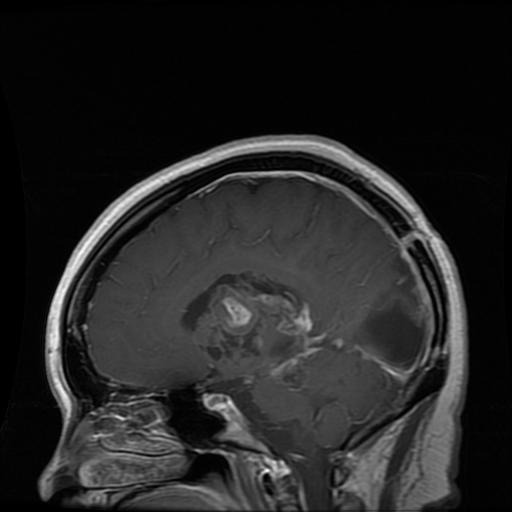
#> input picture Week10-FinalProject/server/data/Training/glioma_tumor/gg (118).jpg, 512 x 512 px; its folder holds only this picture in this run
$ python utils.py
#> lines starting #> are read from the running program, lines starting #| are printed output that depends on the picture
import pathlib

import numpy as np
import os
import cv2

from pydicom import dcmread, uid

from sklearn.utils import shuffle
from sklearn.model_selection import train_test_split

IMG_SIZE = 160


def get_labels():
    return ['glioma_tumor', 'meningioma_tumor', 'no_tumor', 'pituitary_tumor']


def read_img(path):
    img = cv2.imread(path, cv2.IMREAD_COLOR)  # Use cv2.IMREAD_COLOR to load images in RGB mode
#> img is the input picture: shape (512, 512, 3); min 0, max 255, mean 36.8
    img = cv2.resize(img, (IMG_SIZE, IMG_SIZE))
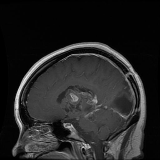
#> img: shape (160, 160, 3); min 0, max 243, mean 36.7
    return img


def load_training_data(val_size=0.2):
    path = './data/'
    labels = get_labels()

    X = []
    y = []

    for label in labels:
        trainingLoc = 'Training/' + label
        trainLabelPath = os.path.join(path, trainingLoc)

        for imgFilename in os.listdir(trainLabelPath):
            img = read_img(os.path.join(trainLabelPath, imgFilename))
            X.append(img)
            y.append(labels.index(label))
#> pass 2 of the loop in load_training_data, `for label in labels:`:
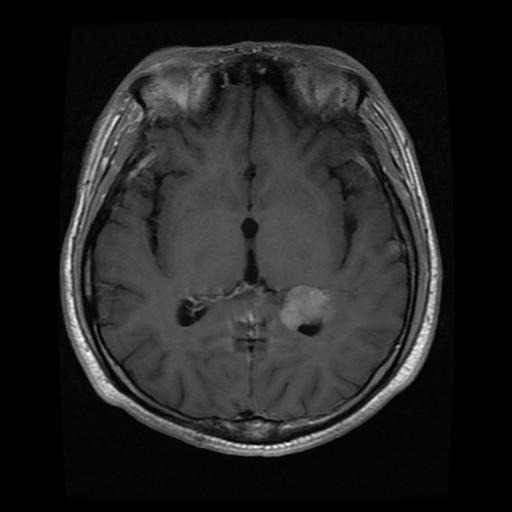
#> input picture Week10-FinalProject/server/data/Training/meningioma_tumor/m (101).jpg, 512 x 512 px
#> in read_img, img is the input picture: shape (512, 512, 3); min 0, max 255, mean 35.2
#> in read_img (call 2), `img = cv2.resize(img, (IMG_SIZE, IMG_SIZE))`:
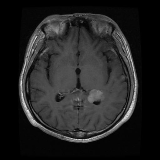
#> img: shape (160, 160, 3); min 0, max 241, mean 35.2

    X = np.array(X)
    X = X / 255.0
    y = np.array(y)

    X, y = shuffle(X, y)

    X_train, X_val, y_train, y_val = train_test_split(X, y, test_size=val_size)

    return X_train, X_val, y_train, y_val


def load_testing_data():
    path = './data/'
    labels = get_labels()

    X_test = []
    y_test = []

    for label in labels:
        testingLoc = 'Testing/' + label
        testLabelPath = os.path.join(path, testingLoc)

        for imgFilename in os.listdir(testLabelPath):
            img = read_img(os.path.join(testLabelPath, imgFilename))
            X_test.append(img)
            y_test.append(labels.index(label))

    X_test = np.array(X_test)
    X_test = X_test / 255.0
    y_test = np.array(y_test)

    return X_test, y_test


def load_partition(index):
    num_clients = 4
    part_size = 1 / num_clients
    X_train, X_val, y_train, y_val = load_training_data(0.2)
    return (
        X_train[round(index * len(X_train) * part_size): round((index + 1) * len(X_train) * part_size)],
        X_val[round(index * len(X_val) * part_size): round((index + 1) * len(X_val) * part_size)],
        y_train[round(index * len(y_train) * part_size): round((index + 1) * len(y_train) * part_size)],
        y_val[round(index * len(y_val) * part_size): round((index + 1) * len(y_val) * part_size)]
    )


def load_data_dicom(test_size=0.2):
    dicom_dir = pathlib.Path(__file__).parent / "dicom"
    X, y = [], []

    for file in dicom_dir.glob("*.dcm"):
        ds = dcmread(file, force=True)
        ds.file_meta.TransferSyntaxUID = uid.ImplicitVRLittleEndian
        X.append(ds.pixel_array)
        y.append(ds.DataSetDescription)

    X = np.array(X)
    X = X / 255.0
    y = np.array(y)

    # Shuffle so that all the same labels aren't next to each other
    X, y = shuffle(X, y)

    # Tuple of X_train, X_test, y_train, y_test
    return train_test_split(X, y, test_size=test_size)


if __name__ == '__main__':
    # test to see that function works properly
    # load_random_subset(0.2)
#> (the run stopped early here; a loop or call above may not have finished)
